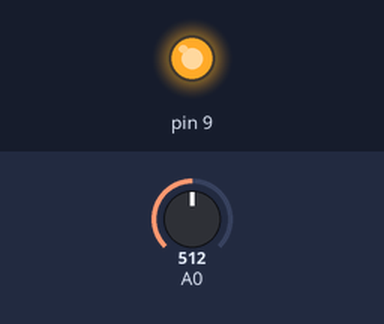
Bench run of a sketch on a simulated Arduino Uno, built with avr-gcc and run on an emulated ATmega328P. Parts: output pins drawn as LEDs (lit = HIGH). Inputs (shaded band) come from the test bench; at power-on: A0 = 512.

Above: at 1.2 s.
1.3 s: A0 set to 792
2.8 s: A0 set to 812
At 5.4 s:
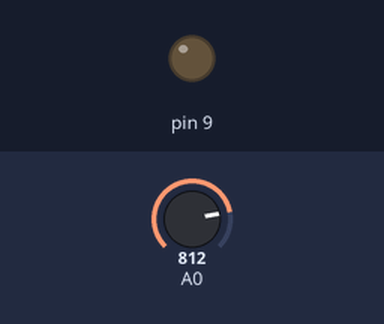
5.8 s: A0 set to 790
At 7.7 s:
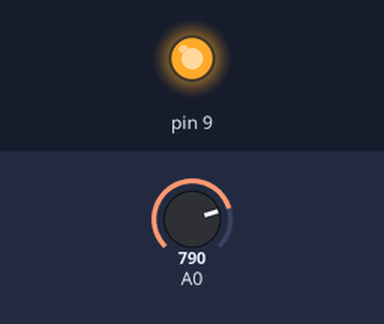
Timing chart, 0 to 9.2 s (numbered marks = the images above; inputs shaded):
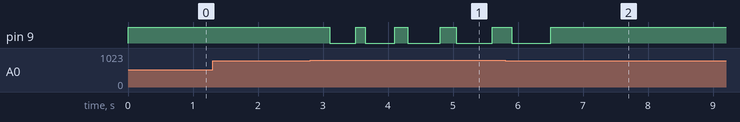

The sketch:

adptvlight.ino
```cpp
int delayP = 100;

void setup() {
    pinMode(9, OUTPUT);
    Serial.begin(9600);
}

void loop() {
    int lightlevel = analogRead(A0);

    if (lightlevel < 800) {
        digitalWrite(9, HIGH);
    } else {
        digitalWrite(9, HIGH);
        delay(delayP);
        digitalWrite(9, LOW);
        delay(delayP);

        delayP = delayP + 50;
        if (delayP == 500) {
            delayP = 100;
        }
    }

    delay(300);
}
```

Measured:
- the behaviour switches between 799 and 800 on A0 (found by bisection; images 0 and 1)
- after the input at 1.3 s, every drawn part: stays the same
- after the input at 2.8 s, pin 9: HIGH → LOW after 0.30 s, → HIGH 0.40 s later, → LOW 0.15 s later, → HIGH 0.45 s later, … (8 changes in this stretch)
- after the input at 5.8 s, pin 9: goes on until 6.5 s, then stays HIGH
